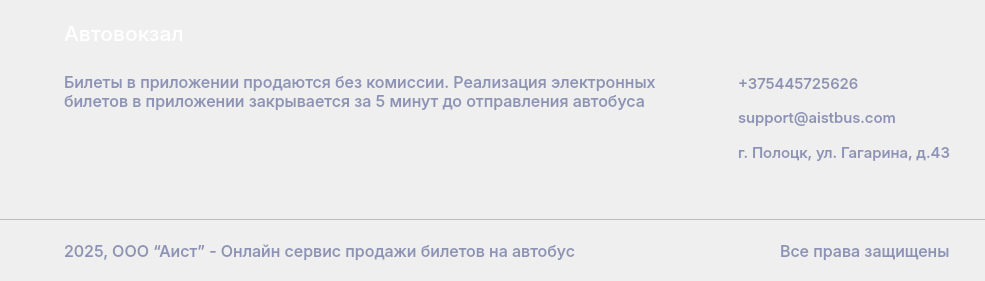
            <widget class="QWidget" name="footer_layout" native="true">
             <property name="enabled">
              <bool>false</bool>
             </property>
             <property name="minimumSize">
              <size>
               <width>0</width>
               <height>281</height>
              </size>
             </property>
             <property name="maximumSize">
              <size>
               <width>16777215</width>
               <height>281</height>
              </size>
             </property>
             <property name="styleSheet">
              <string notr="true"/>
             </property>
             <layout class="QVBoxLayout" name="verticalLayout_11">
              <property name="spacing">
               <number>0</number>
              </property>
              <property name="leftMargin">
               <number>0</number>
              </property>
              <property name="topMargin">
               <number>0</number>
              </property>
              <property name="rightMargin">
               <number>0</number>
              </property>
              <property name="bottomMargin">
               <number>0</number>
              </property>
              <item>
               <layout class="QHBoxLayout" name="horizontalLayout_12">
                <property name="leftMargin">
                 <number>64</number>
                </property>
                <property name="topMargin">
                 <number>20</number>
                </property>
                <property name="bottomMargin">
                 <number>25</number>
                </property>
                <item>
                 <widget class="QLabel" name="label_10">
                  <property name="font">
                   <font>
                    <family>Inter Medium</family>
                    <pointsize>16</pointsize>
                   </font>
                  </property>
                  <property name="styleSheet">
                   <string notr="true">color: #ffffff;</string>
                  </property>
                  <property name="text">
                   <string>Автовокзал</string>
                  </property>
                 </widget>
                </item>
                <item>
                 <spacer name="horizontalSpacer_6">
                  <property name="orientation">
                   <enum>Qt::Horizontal</enum>
                  </property>
                  <property name="sizeHint" stdset="0">
                   <size>
                    <width>40</width>
                    <height>20</height>
                   </size>
                  </property>
                 </spacer>
                </item>
               </layout>
              </item>
              <item>
               <layout class="QHBoxLayout" name="horizontalLayout_14">
                <property name="spacing">
                 <number>0</number>
                </property>
                <property name="rightMargin">
                 <number>0</number>
                </property>
                <property name="bottomMargin">
                 <number>15</number>
                </property>
                <item>
                 <layout class="QVBoxLayout" name="verticalLayout_6">
                  <property name="leftMargin">
                   <number>64</number>
                  </property>
                  <item>
                   <widget class="QLabel" name="label_14">
                    <property name="minimumSize">
                     <size>
                      <width>600</width>
                      <height>0</height>
                     </size>
                    </property>
                    <property name="font">
                     <font>
                      <family>Inter Medium</family>
                      <pointsize>12</pointsize>
                     </font>
                    </property>
                    <property name="styleSheet">
                     <string notr="true">color: #8D93B5;</string>
                    </property>
                    <property name="text">
                     <string>Билеты в приложении продаются без комиссии. Реализация электронных билетов в приложении закрывается за 5 минут до отправления автобуса</string>
                    </property>
                    <property name="wordWrap">
                     <bool>true</bool>
                    </property>
                   </widget>
                  </item>
                  <item>
                   <spacer name="verticalSpacer_3">
                    <property name="orientation">
                     <enum>Qt::Vertical</enum>
                    </property>
                    <property name="sizeType">
                     <enum>QSizePolicy::Minimum</enum>
                    </property>
                    <property name="sizeHint" stdset="0">
                     <size>
                      <width>20</width>
                      <height>40</height>
                     </size>
                    </property>
                   </spacer>
                  </item>
                  <item>
                   <layout class="QHBoxLayout" name="horizontalLayout_11">
                    <property name="spacing">
                     <number>16</number>
                    </property>
                    <property name="bottomMargin">
                     <number>32</number>
                    </property>
                    <item>
                     <widget class="QLabel" name="label_13">
                      <property name="minimumSize">
                       <size>
                        <width>30</width>
                        <height>30</height>
                       </size>
                      </property>
                      <property name="maximumSize">
                       <size>
                        <width>30</width>
                        <height>30</height>
                       </size>
                      </property>
                      <property name="text">
                       <string/>
                      </property>
                      <property name="pixmap">
                       <pixmap resource="../resources.qrc">:/icons/icons/telegram-icon.png</pixmap>
                      </property>
                      <property name="scaledContents">
                       <bool>true</bool>
                      </property>
                     </widget>
                    </item>
                    <item>
                     <widget class="QLabel" name="label_15">
                      <property name="minimumSize">
                       <size>
                        <width>30</width>
                        <height>30</height>
                       </size>
                      </property>
                      <property name="maximumSize">
                       <size>
                        <width>30</width>
                        <height>30</height>
                       </size>
                      </property>
                      <property name="text">
                       <string/>
                      </property>
                      <property name="pixmap">
                       <pixmap resource="../resources.qrc">:/icons/icons/vk-icon.png</pixmap>
                      </property>
                      <property name="scaledContents">
                       <bool>true</bool>
                      </property>
                     </widget>
                    </item>
                    <item>
                     <spacer name="horizontalSpacer_5">
                      <property name="orientation">
                       <enum>Qt::Horizontal</enum>
                      </property>
                      <property name="sizeHint" stdset="0">
                       <size>
                        <width>40</width>
                        <height>20</height>
                       </size>
                      </property>
                     </spacer>
                    </item>
                   </layout>
                  </item>
                 </layout>
                </item>
                <item>
                 <spacer name="horizontalSpacer_7">
                  <property name="orientation">
                   <enum>Qt::Horizontal</enum>
                  </property>
                  <property name="sizeHint" stdset="0">
                   <size>
                    <width>40</width>
                    <height>20</height>
                   </size>
                  </property>
                 </spacer>
                </item>
                <item>
                 <layout class="QVBoxLayout" name="verticalLayout_10">
                  <property name="rightMargin">
                   <number>35</number>
                  </property>
                  <item>
                   <layout class="QHBoxLayout" name="horizontalLayout_13">
                    <property name="spacing">
                     <number>12</number>
                    </property>
                    <item>
                     <layout class="QVBoxLayout" name="verticalLayout_9">
                      <property name="spacing">
                       <number>15</number>
                      </property>
                      <item>
                       <widget class="QLabel" name="label_16">
                        <property name="minimumSize">
                         <size>
                          <width>22</width>
                          <height>24</height>
                         </size>
                        </property>
                        <property name="maximumSize">
                         <size>
                          <width>22</width>
                          <height>15</height>
                         </size>
                        </property>
                        <property name="text">
                         <string/>
                        </property>
                        <property name="pixmap">
                         <pixmap resource="../resources.qrc">:/icons/icons/phone.png</pixmap>
                        </property>
                        <property name="scaledContents">
                         <bool>true</bool>
                        </property>
                       </widget>
                      </item>
                      <item>
                       <widget class="QLabel" name="label_17">
                        <property name="minimumSize">
                         <size>
                          <width>22</width>
                          <height>15</height>
                         </size>
                        </property>
                        <property name="maximumSize">
                         <size>
                          <width>22</width>
                          <height>15</height>
                         </size>
                        </property>
                        <property name="text">
                         <string/>
                        </property>
                        <property name="pixmap">
                         <pixmap resource="../resources.qrc">:/icons/icons/mail.png</pixmap>
                        </property>
                        <property name="scaledContents">
                         <bool>true</bool>
                        </property>
                       </widget>
                      </item>
                      <item>
                       <widget class="QLabel" name="label_18">
                        <property name="minimumSize">
                         <size>
                          <width>15</width>
                          <height>22</height>
                         </size>
                        </property>
                        <property name="maximumSize">
                         <size>
                          <width>15</width>
                          <height>22</height>
                         </size>
                        </property>
                        <property name="text">
                         <string/>
                        </property>
                        <property name="pixmap">
                         <pixmap resource="../resources.qrc">:/icons/icons/geo.png</pixmap>
                        </property>
                        <property name="scaledContents">
                         <bool>true</bool>
                        </property>
                       </widget>
                      </item>
                     </layout>
                    </item>
                    <item>
                     <layout class="QVBoxLayout" name="verticalLayout_8">
                      <item>
                       <widget class="QLabel" name="label_19">
                        <property name="font">
                         <font>
                          <family>Inter Medium</family>
                          <pointsize>11</pointsize>
                         </font>
                        </property>
                        <property name="styleSheet">
                         <string notr="true">color: #8D93B5;</string>
                        </property>
                        <property name="text">
                         <string>+375445725626</string>
                        </property>
                       </widget>
                      </item>
                      <item>
                       <widget class="QLabel" name="label_20">
                        <property name="font">
                         <font>
                          <family>Inter Medium</family>
                          <pointsize>11</pointsize>
                         </font>
                        </property>
                        <property name="styleSheet">
                         <string notr="true">color: #8D93B5;</string>
                        </property>
                        <property name="text">
                         <string>support@aistbus.com</string>
                        </property>
                       </widget>
                      </item>
                      <item>
                       <widget class="QLabel" name="label_21">
                        <property name="font">
                         <font>
                          <family>Inter Medium</family>
                          <pointsize>11</pointsize>
                         </font>
                        </property>
                        <property name="styleSheet">
                         <string notr="true">color: #8D93B5;</string>
                        </property>
                        <property name="text">
                         <string>г. Полоцк, ул. Гагарина, д.43</string>
                        </property>
                       </widget>
                      </item>
                     </layout>
                    </item>
                   </layout>
                  </item>
                  <item>
                   <spacer name="verticalSpacer_4">
                    <property name="orientation">
                     <enum>Qt::Vertical</enum>
                    </property>
                    <property name="sizeHint" stdset="0">
                     <size>
                      <width>20</width>
                      <height>40</height>
                     </size>
                    </property>
                   </spacer>
                  </item>
                 </layout>
                </item>
               </layout>
              </item>
              <item>
               <widget class="Line" name="line">
                <property name="styleSheet">
                 <string notr="true">QFrame[frameShape=&quot;4&quot;] {
    color: #8D93B5;
}
</string>
                </property>
                <property name="frameShadow">
                 <enum>QFrame::Plain</enum>
                </property>
                <property name="orientation">
                 <enum>Qt::Horizontal</enum>
                </property>
               </widget>
              </item>
              <item>
               <layout class="QHBoxLayout" name="horizontalLayout_9">
                <property name="leftMargin">
                 <number>64</number>
                </property>
                <property name="topMargin">
                 <number>20</number>
                </property>
                <property name="rightMargin">
                 <number>35</number>
                </property>
                <property name="bottomMargin">
                 <number>20</number>
                </property>
                <item>
                 <widget class="QLabel" name="label_11">
                  <property name="font">
                   <font>
                    <family>Inter Medium</family>
                    <pointsize>12</pointsize>
                   </font>
                  </property>
                  <property name="styleSheet">
                   <string notr="true">color: #8D93B5;</string>
                  </property>
                  <property name="text">
                   <string>2025, ООО “Аист” - Онлайн сервис продажи билетов на автобус</string>
                  </property>
                 </widget>
                </item>
                <item>
                 <spacer name="horizontalSpacer_4">
                  <property name="orientation">
                   <enum>Qt::Horizontal</enum>
                  </property>
                  <property name="sizeHint" stdset="0">
                   <size>
                    <width>40</width>
                    <height>20</height>
                   </size>
                  </property>
                 </spacer>
                </item>
                <item>
                 <widget class="QLabel" name="label_12">
                  <property name="font">
                   <font>
                    <family>Inter Medium</family>
                    <pointsize>12</pointsize>
                   </font>
                  </property>
                  <property name="styleSheet">
                   <string notr="true">color: #8D93B5;</string>
                  </property>
                  <property name="text">
                   <string>Все права защищены</string>
                  </property>
                 </widget>
                </item>
               </layout>
              </item>
             </layout>
            </widget>
